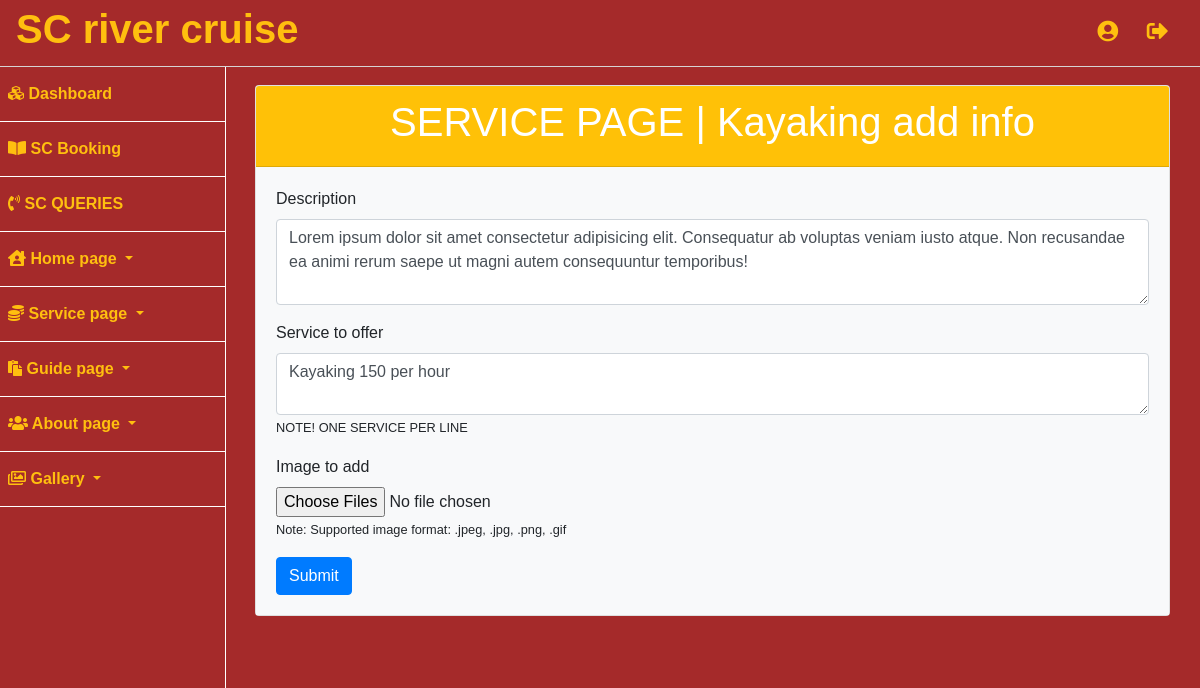
/admin/service-page.php?type=kayaking&source=add (signed in), run on the app's committed database.
### tables this page shows
CREATE TABLE `service_page_kayaking` (
  `id` int(11) NOT NULL,
  `kayaking_description` text DEFAULT NULL,
  `kayaking_services` text DEFAULT NULL,
  `kayaking_image_name` varchar(255) NOT NULL
);

### admin/includes/service_page_kayaking/kayaking_add_info.php (the view, shortened to what this page needs)
<?php
        $get_service_information = $connection->query("SELECT kayaking_description, kayaking_services FROM service_page_kayaking WHERE id = 1");
        $information_row = $get_service_information->fetch_assoc();
?>
<div class="card">
    <div class="card-header bg-warning text-white">
        <h1 class="text-center">SERVICE PAGE | Kayaking add info</h1>
    </div>
    <div class="card-body bg-light">
        <form action="" method="post" enctype="multipart/form-data">
            <div class="form-group">
                <label for="my-textarea">Description</label>
                <textarea autofocus id="my-textarea" class="form-control" name="description" rows="3"><?= $information_row['kayaking_description']?></textarea>
            </div>
            <div class="form-group">
                <label for="my-textarea">Service to offer</label>
                <textarea id="my-textarea" class="form-control" name="service" rows="2"><?=  str_replace( array('\r\n', '\n', '\r'), "\r\n", $information_row['kayaking_services'] ) ?></textarea>
                <span>
                <small>NOTE! ONE SERVICE PER LINE</small>
                </span>
            </div>
            <div class="form-group">
                <label for="my-input">Image to add</label>
                <input id="my-input" class="form-control-file" type="file" name="image[]" multiple='multiple'>
                <span>
                        <small>Note: Supported image format: .jpeg, .jpg, .png, .gif</small>
                    </span>
            </div>
            <input type="submit" name='add_information' class="btn btn-primary"  value="Submit">
        </form>
    </div>
</div>

### admin/css/main.css (style rules this page uses)
* { box-sizing: border-box; font-family: sans-serif; text-decoration: none; }
html,body { height: 100%; background-color: #A52A2A; }
body { margin-top: 100px; }
@media (min-width:768px) { body { margin-top: 50px; } }

### data on the page
service_page_kayaking: description "Lorem ipsum dolor sit amet consectetur adipisicing elit. Consequatur ab voluptas veniam iusto atque. Non recusandae ea animi rerum saepe ut magni autem consequuntur temporibus!", service "Kayaking 150 per hour"
